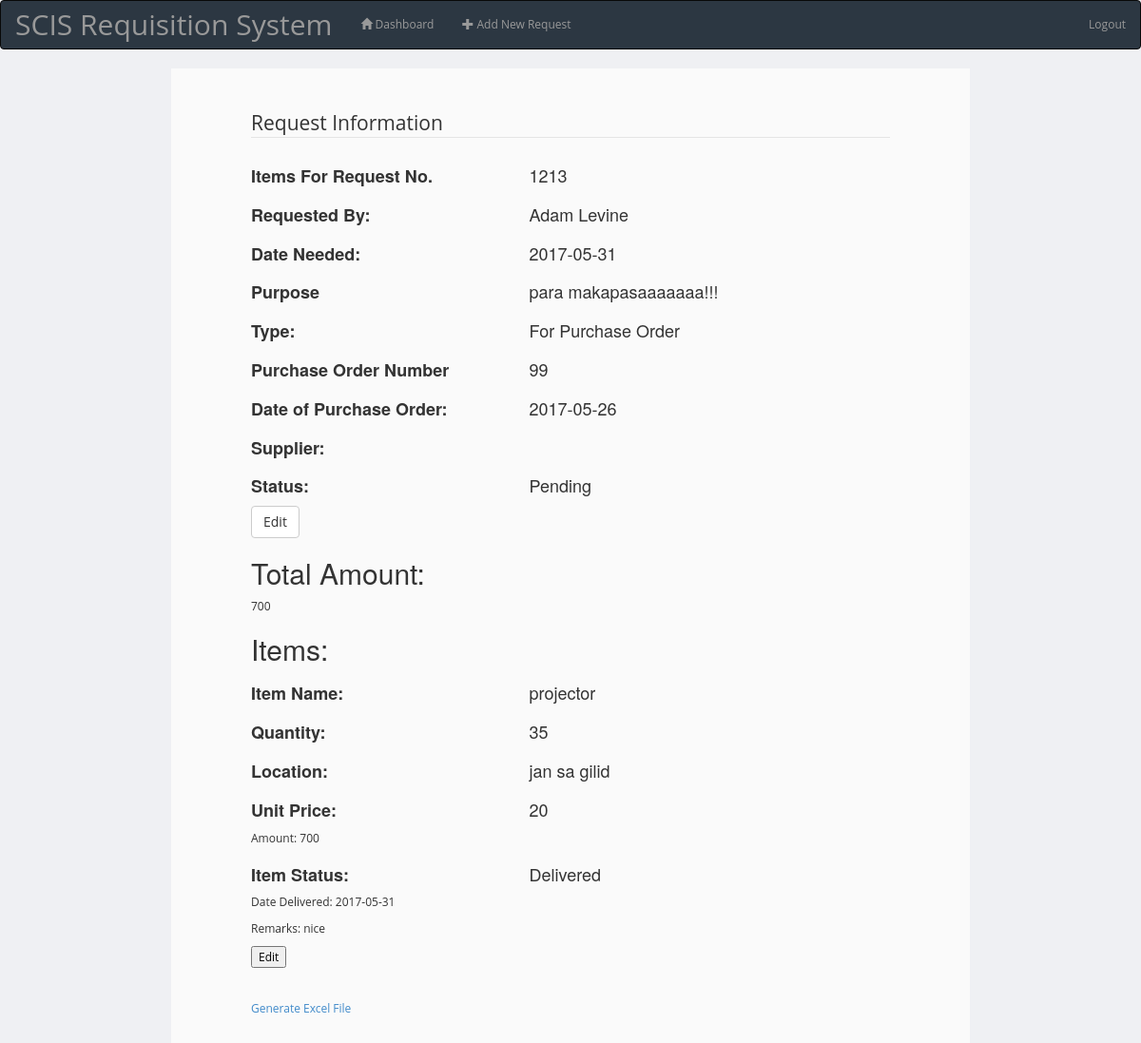
Page /dashboard/vd.php?request_id=2 (signed in) on the committed database.
### tables this page shows
CREATE TABLE `request_slip` (
  `id` int(11) NOT NULL AUTO_INCREMENT,
  `rs_no` int(111) NOT NULL,
  `requested_by` varchar(255) NOT NULL COMMENT 'users.id',
  `date_needed` date DEFAULT NULL,
  `time_needed` varchar(10) DEFAULT '12:00 AM',
  `created_at` timestamp NOT NULL DEFAULT CURRENT_TIMESTAMP ON UPDATE CURRENT_TIMESTAMP,
  `updated_at` timestamp NULL DEFAULT NULL,
  `purpose` text NOT NULL COMMENT 'another word for reason',
  `status` varchar(255) NOT NULL COMMENT 'pending/cancelled/forPO/delivered/in-progrees/completed',
  `type` enum('ItemsNoPO','PO','Service') NOT NULL COMMENT 'The category',
  `ConcernedOffice` varchar(45) DEFAULT NULL,
  PRIMARY KEY (`id`)
);

CREATE TABLE `purchase_order` (
  `id` int(11) NOT NULL AUTO_INCREMENT,
  `po_no` varchar(11) DEFAULT NULL,
  `date_of_po` date DEFAULT NULL,
  `supplier` varchar(45) DEFAULT NULL,
  `totalamt` double DEFAULT NULL,
  `request_id` int(11) NOT NULL,
  PRIMARY KEY (`id`),
  KEY `request_id` (`request_id`),
  CONSTRAINT `fk_reqid_reqslip` FOREIGN KEY (`request_id`) REFERENCES `request_slip` (`id`) ON DELETE CASCADE ON UPDATE CASCADE
);

CREATE TABLE `itemspo` (
  `iditemspo` int(11) NOT NULL AUTO_INCREMENT,
  `quantity` int(11) DEFAULT NULL,
  `description` varchar(255) NOT NULL,
  `remarks` varchar(255) DEFAULT NULL,
  `Location` varchar(255) DEFAULT NULL,
  `unitprice` double DEFAULT '0',
  `amount` double DEFAULT '0',
  `poid` int(11) NOT NULL,
  `itemspostatus` enum('Pending','Canceled','Delivered') NOT NULL DEFAULT 'Pending',
  `date_complete` date DEFAULT NULL,
  `supplier_po` varchar(45) DEFAULT NULL,
  PRIMARY KEY (`iditemspo`),
  KEY `POIDFK_idx` (`poid`),
  KEY `iditemspo` (`iditemspo`,`quantity`,`description`,`remarks`,`Location`,`unitprice`,`amount`,`poid`,`itemspostatus`),
  KEY `iditemspo_2` (`iditemspo`,`quantity`,`description`,`remarks`,`Location`,`unitprice`,`amount`,`poid`,`itemspostatus`),
  CONSTRAINT `PoFKID` FOREIGN KEY (`poid`) REFERENCES `purchase_order` (`id`) ON DELETE NO ACTION ON UPDATE NO ACTION
);

### dashboard/vd.php (the view, shortened to what this page needs)
<?php
include '../authorization.php';
$request_id= $_GET['request_id'];
$requestSlip = "SELECT * from request_slip where id='$request_id'";
$requestSlipQry = mysqli_query($conn,$requestSlip) or die(mysqli_error($conn));
$reqSlipArr = mysqli_fetch_array($requestSlipQry);
if($reqSlipArr['type'] == 'PO'){
	$po = "SELECT * from purchase_order where request_id ='$request_id'";
	$poQry = mysqli_query($conn, $po) or die(mysqli_error($conn));
	$poArr = mysqli_fetch_array($poQry);
	$items = "SELECT * from itemspo where poid = '$poArr[id]'";
}
$itemsQry = mysqli_query($conn, $items) or die(mysqli_error($conn));
?>
<!DOCTYPE html>
<html>
<head>
    <link href="../bootstrap/css/bootstrap.min.css" rel="stylesheet">
        <link href="../css/styles.css" rel="stylesheet">
</head>
<body onload = 'prepareAmount()'>
<div>
<nav class="navbar navbar-inverse">
  <div class="container-fluid">
    <div class="navbar-header">
      <a class="navbar-brand">SCIS Requisition System</a>
    </div>
    <ul class="nav navbar-nav">
        <li class="current"><a href="dashboard.php"><i class="glyphicon glyphicon-home"></i> Dashboard</a></li>
        <li><a href="addrequest.php" ><i class="glyphicon glyphicon-plus"></i> Add New Request</a></li>
    </ul>
  </div>
    <div class="floatright">
    <ul class="nav navbar-nav">
	                      <li class="dropdown" class="nav-item ">
                            <a href='../logout.php' style="float:right;">Logout</a>
	                      </li>
	                    </ul>
    </div>
</nav>
    </div>
    <div class="wrapper">
        <div class="content">
            <div class="details">
                <div class="requester">
<fieldset>
                       <legend>Request Information</legend>
                   </fieldset>
<div class="row">
                          <div class="col-lg-5">
                              <h4><strong>Items For Request No.</strong></h4>
                          </div>
                          <div class="col-md-5">
                              <h4><?php echo $reqSlipArr['rs_no'] ?></h4>
                          </div>
                       </div>
                       <div class="row">
                          <div class="col-lg-5">
                              <h4><strong>Requested By:</strong></h4>
                          </div>
                          <div class="col-md-5">
                              <h4><?php echo $reqSlipArr['requested_by'] ?></h4>
                          </div>
                       </div>
<form method='POST'>
	<div class="row">
                          <div class="col-lg-5">
                              <h4><strong>Date Needed:</strong></h4>
                          </div>
                          <div class="col-md-5">
                              <h4 id ='dateNeeded'><?php echo $reqSlipArr['date_needed'] ?></h4>
                          </div>
                       </div>
                       <div class="row">
                          <div class="col-lg-5">
                              <h4><strong>Purpose</strong></h4>
                          </div>
                          <div class="col-md-5">
                              <h4 id='purpose'><?php echo $reqSlipArr['purpose'] ?></h4>
                          </div>
                       </div>
	<div class="row">
                          <div class="col-lg-5">
                              <h4><strong>Type:</strong></h4>
                          </div>
                          <div class="col-md-5">
                              <h4><strong><?php
	if($reqSlipArr['type'] == 'PO'){
		echo "<h4>For Purchase Order</h4>";
	}
                                  ?>
                                  </strong></h4>
                          </div>
                       </div>
	<?php
	if($reqSlipArr['type'] == 'ItemsNoPO' || $reqSlipArr['type'] == 'Service'){
        echo "<div class='row'>";
        echo "<div class='col-lg-5'>";
        echo "<h4><strong>Care of</strong></h4>";
        echo "</div>";
        echo "<div class='col-md-5'>";
        echo "<span id='careOF'><h4>" . $reqSlipArr['ConcernedOffice'] . "</h4><span>";
        echo "</div>";
        echo "</div>";
	}
	else{
        echo "<div class='row'>";
        echo "<div class='col-lg-5'>";
        echo "<h4><strong>Purchase Order Number</strong></h4>";
        echo "</div>";
        echo "<div class='col-md-5'>";
        echo "<span id='poNum'><h4>" .$poArr['po_no']. "</h4><span>";
        echo "</div>";
        echo "</div>";
        echo "<div class='row'>";
        echo "<div class='col-lg-5'>";
        echo "<h4><strong>Date of Purchase Order:</strong></h4>";
        echo "</div>";
        echo "<div class='col-md-5'>";
        echo "<span id='poDate'><h4>" .$poArr['date_of_po']. "</h4><span>";
        echo "</div>";
        echo "</div>";
        echo "<div class='row'>";
        echo "<div class='col-lg-5'>";
        echo "<h4><strong>Supplier:</strong></h4>";
        echo "</div>";
        echo "<div class='col-md-5'>";
        echo "</div>";
        echo "</div>";
	}
	$inc = 0;
	?>
	<div class="row">
                          <div class="col-lg-5">
                              <h4><strong>Status:</strong></h4>
                          </div>
                          <div class="col-md-5">
                              <span id ='slipStatus'><h4><?php echo $reqSlipArr['status'] ?></h4></span>
                          </div>
                       </div>
</form>
                    <button onclick='editInfo()' class="btn btn-default" name = 'editInfo'>Edit</button>
<h2>Total Amount:</h2><p id ="totalAmt"></p>
	<?php
	if($reqSlipArr['type'] != 'Service'){
		echo "<h2>Items: </h2>";
	}
	else{
		echo "<h2>Services: </h2>";
	}
	?>
<?php
if($reqSlipArr['type'] == 'PO'){
	while($itemsArr = mysqli_fetch_array($itemsQry)){
		echo "<div>";
		echo "<form method='POST'>";
		 echo "<div class='row'>";
        echo "<div class='col-lg-5'>";
		echo "<h4><strong>Item Name:  </strong></h4>";
        echo "</div>";
        echo "<div class='col-md-5'>";
        echo "<span id ='desc".$inc."'><h4>".$itemsArr['description']."</h4></span>";
		echo "</div>";
        echo "</div>";
		echo "<div class='row'>";
        echo "<div class='col-md-5'>";
		echo "<h4><strong>Quantity:  </strong></h4>";
        echo "</div>";
        echo "<div class='col-md-5'>";
        echo "<span id ='quantity".$inc."'><h4>".$itemsArr['quantity']."</h4></span>";
		echo "</div>";
        echo "</div>";
		 echo "<div class='row'>";
        echo "<div class='col-md-5'>";
		echo "<h4><strong>Location:  </strong></h4>";
        echo "</div>";
        echo "<div class='col-md-5'>";
        echo "<span id ='loc".$inc."'><h4>".$itemsArr['Location']."</h4></span>";
		echo "</div>";
        echo "</div>";
		echo "<div class='row'>";
        echo "<div class='col-md-5'>";
		echo "<h4><strong>Unit Price:  </strong></h4>";
        echo "</div>";
        echo "<div class='col-md-5'>";
        echo "<span id ='uPrice".$inc."'><h4>".$itemsArr['unitprice']."</h4></span>";
		echo "</div>";
        echo "</div>";
		echo	"<p>Amount: <span class ='amount'></span></p>";
		echo "<div class='row'>";
        echo "<div class='col-md-5'>";
		echo "<h4><strong>Item Status:  </strong></h4>";
        echo "</div>";
        echo "<div class='col-md-5'>";
        echo "<span id ='iStat".$inc."'><h4>".$itemsArr['itemspostatus']."</h4></span>";
		echo "</div>";
        echo "</div>";
		echo 	"<p>Date Delivered: <span id='date_deli".$inc."'>".$itemsArr['date_complete']."</span></p>";
		echo	"<p>Remarks: <span id ='remark".$inc."'>".$itemsArr['remarks']."</span> </p>";
		echo "</form>";
		echo    "<button onclick='editInput(".$inc.")'id = 'edit".$inc."'>Edit</button>";
		echo "</div>";
		echo "<br><br>";
		$inc++;
	}
}
?>
<?php
echo "<a href='download_xls.php?request_id=" . $request_id . "'>Generate Excel File </a>";
?>
</div>
            </div>
        </div>
    </div>
</body>
</html>

### css/styles.css (style rules this page uses)
body { font-family: 'Open Sans', sans-serif; background-color: #f7f7f7; position: relative; margin: 0px; font-size: 12px; padding: 0px; }
body { background-color: #eff0f3; }
.floatright { float: right; display: inline-block; }
.wrapper { position: relative; margin: 0 auto; width: 70%; border: 10px black; background-color: #FAFAFA; }
.requester { position: relative; padding: 5%; width: 90%; margin: 1% auto; }

### rows in the picture
request_slip: rs_no "1213", requested_by "Adam Levine", date_needed "2017-05-31", purpose "para makapasaaaaaaa!!!", status "Pending"
purchase_order: po_no "99", date_of_po "2017-05-26"
itemspo: description "projector", quantity "35", Location "jan sa gilid", unitprice "20", itemspostatus "Delivered", date_complete "2017-05-31", remarks "nice"
